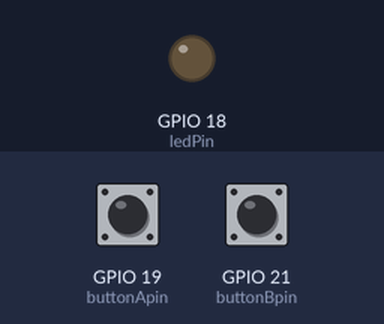
This sketch was run on a simulated ESP32. On the bench: output pins drawn as LEDs (lit = HIGH). Inputs (shaded band) come from the test bench; at power-on: GPIO 19 (buttonApin) HIGH, GPIO 21 (buttonBpin) HIGH.

Above: at 1.2 s.
1.3 s: GPIO 19 (buttonApin) pulled LOW for 0.15 s
At 2.5 s:
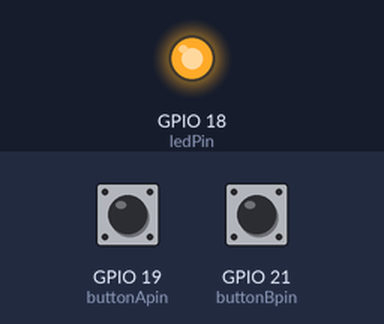
2.9 s: GPIO 21 (buttonBpin) pulled LOW for 0.15 s
At 3.9 s:
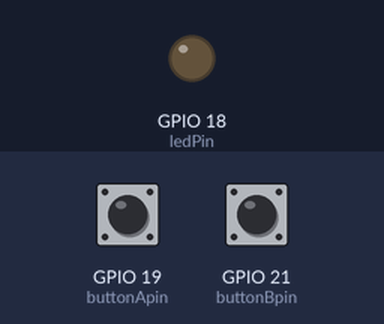
4.5 s: GPIO 19 (buttonApin) pulled LOW for 1 s
At 5.1 s:
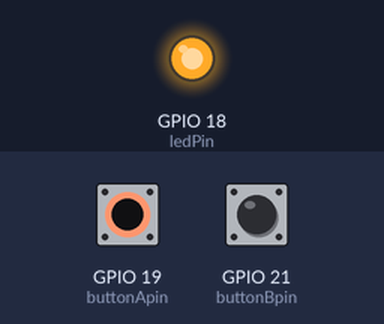
Timing chart, 0 to 7.5 s (numbered marks = the images above; inputs shaded):
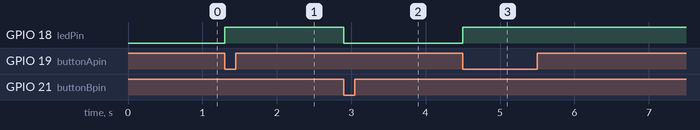

The sketch:

Digital_Inputs.ino
```cpp
//www.elegoo.com
//2016.12.08

int ledPin = 18;
int buttonApin = 19;
int buttonBpin = 21;

void setup()
{
  pinMode(ledPin, OUTPUT);
  pinMode(buttonApin, INPUT_PULLUP);
  pinMode(buttonBpin, INPUT_PULLUP);
}

void loop()
{
  if (digitalRead(buttonApin) == LOW)
  {
    digitalWrite(ledPin, HIGH);
  }

  if (digitalRead(buttonBpin) == LOW)
 {
    digitalWrite(ledPin, LOW);
  }
}
```

Measured:
- after the input at 1.3 s, GPIO 18 (ledPin): LOW → HIGH at once
- after the input at 2.9 s, GPIO 18 (ledPin): HIGH → LOW at once
- after the input at 4.5 s, GPIO 18 (ledPin): LOW → HIGH at once
